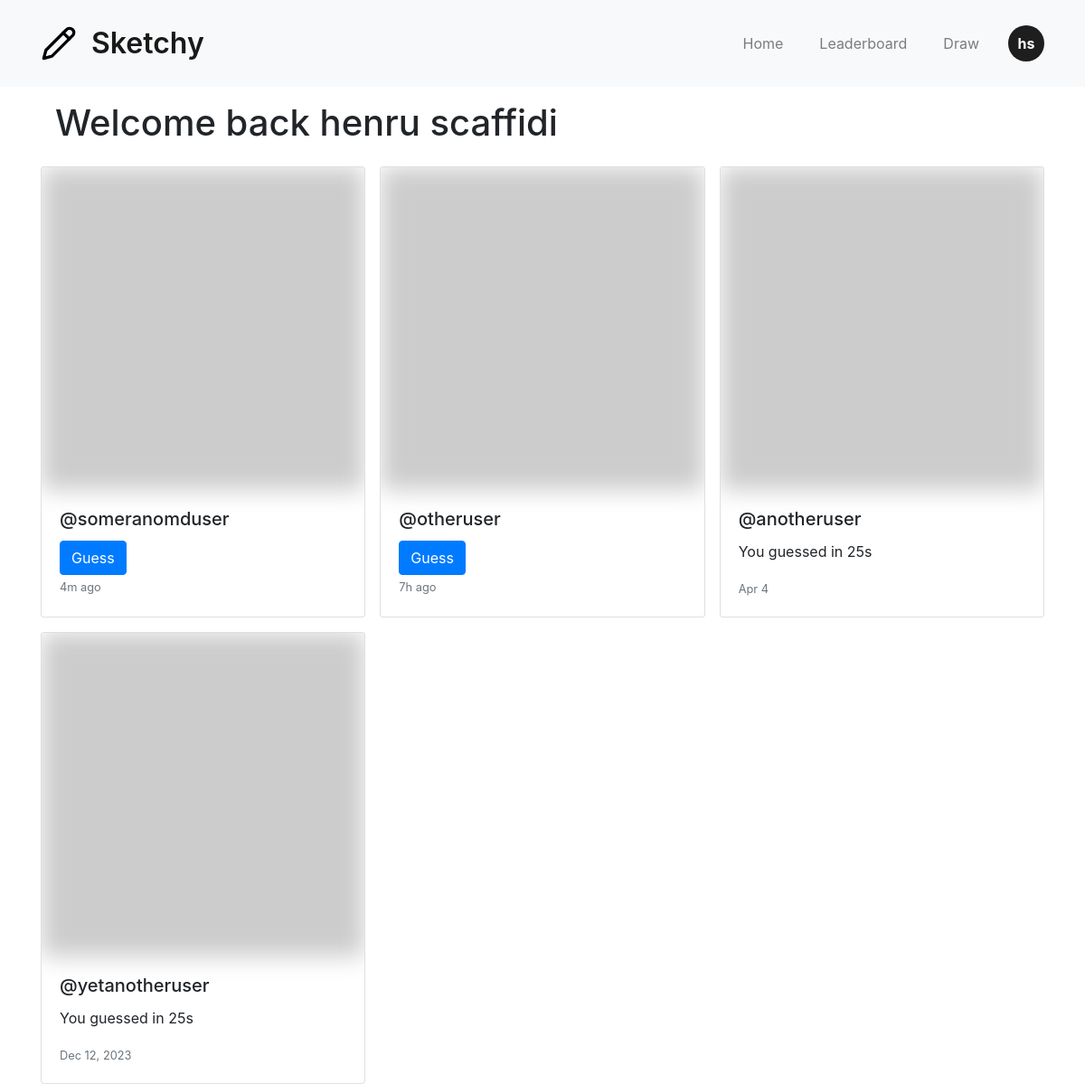
Page / (signed in) on the committed database.
### app/models.py (models this page shows)
class User(UserMixin, db.Model):
    id = db.Column(db.Integer, primary_key=True)
    first_name = db.Column(db.String(50), nullable=False)
    last_name = db.Column(db.String(50), nullable=False)
    username = db.Column(db.String(50), unique=True, nullable=False)
    email = db.Column(db.String(120), unique=True, nullable=False)
    pwd = db.Column(db.String(300), nullable=False)
    guessed = db.Column(db.Integer, default=0)
    points = db.Column(db.Integer, default=0)
    sketches = db.relationship('Sketch', backref='author', lazy='dynamic')

### app/routes.py (the view)
@app.route('/')
def index():
    sketches = [
        {
            'id': 1,
            'username': 'someranomduser',
            'date': '4m ago', # obviously this is a placeholder for better date parsing
            'has_guessed': False,
        },
        {
            'id': 2,
            'username': 'otheruser',
            'date': '7h ago', # obviously this is a placeholder for better date parsing
            'has_guessed': False,
        },
        {
            'id': 3,
            'username': 'anotheruser',
            'date': 'Apr 4', # obviously this is a placeholder for better date parsing
            'has_guessed': True,
        },
        {
            'id': 4,
            'username': 'yetanotheruser',
            'date': 'Dec 12, 2023', # obviously this is a placeholder for better date parsing
            'has_guessed': True,
        }
    ]
    return render_template('index.html', sketches=sketches)

### app/routes.py (called while the page is built)
@login_manager.user_loader
def load_user(user_id):
    return db.session.get(User, user_id)

### app/templates/index.html (shortened to what this page needs)
{% extends "layout.html" %}
{% block head %}
    {{ super() }}
    <link rel="stylesheet" href="{{ url_for('static', filename='css/index.css') }}">
{% endblock %}
{% block content %}
    {% if current_user.is_authenticated %}
        <h1>Welcome back {{ current_user.first_name }} {{ current_user.last_name }}</h1>
    {% endif %}
    <div class="card-grid">
        {% for sketch in sketches %}
            <div class="card">
                <img src="https://picsum.photos/seed/{{ sketch.id }}/300/300" class="card-img-top" alt="...">
                <div class="card-body">
                    <h5 class="card-title">@{{ sketch.username }}</h5>
                    {% if sketch.has_guessed %}
                        <p class="card-text">You guessed in 25s</p>
                    {% else %}
                        <a href="/guess/{{ sketch.id }}" class="btn btn-primary" role="button">Guess</a>
                    {% endif %}
                    <p class="card-text"><small class="text-muted">{{ sketch.date }}</small></p>
                </div>
            </div>
        {% endfor %}
    </div>
{% endblock %}

### app/templates/layout.html (shortened to what this page needs)
<!DOCTYPE html>
<html lang="en">
	<head>
        {% block head %}
            <link rel="stylesheet" href="https://stackpath.bootstrapcdn.com/bootstrap/4.5.2/css/bootstrap.min.css">
            <link rel="stylesheet" href="{{ url_for('static', filename='css/style.css') }}">
        {% endblock %}
	</head>
	<body >
        <header>
            <nav class="navbar navbar-expand-sm navbar-light bg-light">
                <div class="container">
                    <a class="navbar-brand" href="/">
                        <img src="{{ url_for('static', filename='images/logo.svg') }}" alt="sketchy logo"/>
                        Sketchy
                    </a>
                    <div class="collapse navbar-collapse" id="navbarNav">
                        <ul class="navbar-nav ml-auto">
                            <li class="nav-item"><a class="nav-link" href="{{ url_for('index') }}">Home</a></li>
                            <li class="nav-item"><a class="nav-link" href="{{ url_for('leaderboard') }}">Leaderboard</a></li>
                            <li class="nav-item"><a class="nav-link" href="{{ url_for('draw') }}">Draw</a></li>
                            {% if current_user.is_authenticated %}
                                <div class="nav-item dropdown avatar">
                                    <a href="#" role="button" id="avatar-dropdown" data-toggle="dropdown" aria-haspopup="true" aria-expanded="false">
                                        {{ current_user.first_name[0] }}{{ current_user.last_name[0] }}
                                    </a>
                                </div>
                            {% else %}
                                <a class="btn btn-primary" href="{{ url_for('login') }}" role="button">Login</a>
                            {% endif %}
                        </ul>
                    </div>
                </div>
            </nav>
        </header>
        <div class="container">{% block content %}{% endblock %}</div>
	</body>
</html>

### app/static/css/style.css (style rules this page uses)
:root { --primary: #ffffff; --accent: #1E1E1E; --black: #171717; --border: rgba(221, 221, 221, 0.2); --transition-time: 150ms; --border-radius: 0.3em; font-family: 'Inter', sans-serif;; }
body { margin: 0; }
.navbar { height: 6rem; }
.navbar-brand { display: flex; align-items: center; justify-content: center; gap: 1rem; font-weight: 600; font-size: 2rem; }
.navbar-brand > img { width: 2.5rem; height: 2.5rem; }
.navbar-nav { gap: 1.5rem; }
div.avatar { display: flex; justify-content: center; align-items: center; width: 2.5em; height: 2.5em; background-color: var(--accent); text-align: center; border-radius: 50%; cursor: pointer; }
div.avatar > a { color: var(--primary); font-weight: bold; }

### app/static/css/index.css (style rules this page uses)
.card-grid { display: grid; grid-template-columns: repeat(3, 1fr); grid-gap: 1rem; }
.card { overflow: hidden; }
.card-img-top { filter: blur(0.8rem); pointer-events: none; }
h1 { padding: 1rem; }

### rows in the picture
User: first_name "h", last_name "s", first_name "henru", last_name "scaffidi"

### other values in the picture
{{ sketch.username }} "someranomduser" "otheruser" "anotheruser" "yetanotheruser"
{{ sketch.date }} "4m ago" "7h ago" "Apr 4" "Dec 12, 2023"
